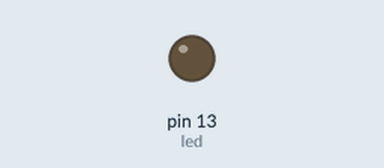
The sketch below on a simulated Arduino Uno, built with avr-gcc and run on an emulated ATmega328P. Parts: output pins drawn as LEDs (lit = HIGH). What the sketch prints to the serial monitor is not drawn.

Above: at 0.2 s.
At 3.5 s:
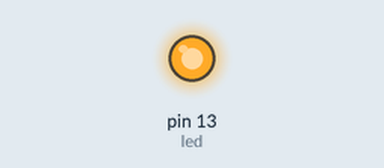
Timing chart, 0 to 6.0 s (numbered marks = the images above):
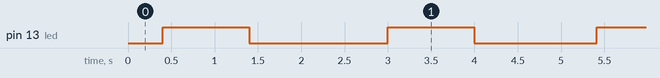

The sketch:

DS2431.ino
```cpp
//BYTE, BIN (двоичный), OCT (восьмиричный), DEC (десятеричный), HEX (шестнадцатеричный)

#include <OneWire.h>

OneWire  ds(6);    // 1-wire on pin 2
byte     addr[8];  // Contains the eeprom unique ID //Этой колонке указан EEPROM уникальный идентификатор
byte     led = 13;
//-------------------------------------------------------------------------

void setup(void)  // запускается только один раз рп истарте

{
  Serial.begin(9600); // ативацию сериал соединения для в/вывода на экран
  pinMode(led, OUTPUT);
}
// ----------------------------------------------------------------------

void loop(void) // функцию повторяющаяся постоянно

{
  byte i;  // инициализация переменно как байты
  byte dat[13];  // инициалтзация массива как байт

  SearchAddress(addr); // функция поиска адреса

  dat[0] = 0x01;
  dat[1] = 0x02;
  dat[2] = 0x03;
  dat[3] = 0x04;
  dat[4] = 0x05;
  dat[5] = 0x06;
  dat[6] = 0x07;
  dat[7] = 0x08;

  //WriteRow(0,dat); // функция записи
  ReadAllMem();    //print all mem content//печатать все сообщения MEMогу// функция чтения

  digitalWrite(led, HIGH);   // set the LED on
  delay(1000);                  // wait for a second
  digitalWrite(led, LOW);    // set the LED off
  delay(1000);                  // wait for a second
}
//-----------------------------------------------------------------------------------------

void SearchAddress(byte* address) //Search for address and confirm it//функция Поиск адреса

{
  int i; // инициализациия переменной как числовое (от -2^15 до -2^14)
  if ( !ds.search(address)) //операттор "если" неДС то
  {
    Serial.print("No device found.\n"); // отправить в серил "нет устройства"
    ds.reset_search(); // перезапуск поиска устройства
    delay(250); //пауза в 0.25 сек
    return; // сброс функции
  }

  Serial.print("ADDR= ");
  for ( i = 0; i < 8; i++)
  {
    Serial.print(address[i], HEX);
    Serial.print(" ");
  }

  if ( OneWire::crc8( address, 7) != address[7])
  {
    Serial.print("CRC is not valid, address is corrupted\n");
    return;
  }

  if ( address[0] != 0x2D)
  {
    Serial.print("Device is not a 1-wire Eeprom.\n");
    return;
  }
  Serial.println();
}
//-------------------------------------------------------------------------------------------

void WriteReadScratchPad(byte TA1, byte TA2, byte* data)//чтение-запись в сверхоперативную память

{
  int i;
  ds.reset();
  ds.select(addr);
  ds.write(0x0F, 1); // Write ScratchPad//Написать свПамять
  ds.write(TA1, 1);
  ds.write(TA2, 1);
  for ( i = 0; i < 8; i++)
    ds.write(data[i], 1);

  ds.reset();
  ds.select(addr);
  ds.write(0xAA);         // Read Scratchpad// чтение свпамяти

  for ( i = 0; i < 13; i++)
    data[i] = ds.read();
}
//---------------------------------------------------------------------------------------------------------------

void CopyScratchPad(byte* data)        //функция копирование из сверхоперативной памяти в основную память

{
  ds.reset(); //перезагрузка соединения
  ds.select(addr); // выбор адреса
  ds.write(0x55, 1); // Copy ScratchPad//копировать из сверхопер памяти в основную
  ds.write(data[0], 1);
  ds.write(data[1], 1); // Send TA1 TA2 and ES for copy authorization//
  ds.write(data[2], 1);
  delay(25); // Waiting for copy completion
  //Serial.print("Copy done!\n");
}

//------------------------------------------------------------------------------------------------------------------

void ReadAllMem() //функция чтения памяти

{
  int i;
  ds.reset();
  ds.select(addr);
  ds.write(0xF0, 1); // Read Memory
  ds.write(0x00, 1); //Read Offset 0000h
  ds.write(0x00, 1);

  for ( i = 0; i < 128; i++) //whole mem is 144 //вся память состоит из 144 байт
  {
    Serial.print(ds.read(), HEX);
    Serial.print(" ");
  }
  Serial.println();
}
//------------------------------------------------------------------------------------------------


void WriteRow(byte row, byte* buffer) {
  int i;
  if (row < 0 || row > 15) //There are 16 row of 8 bytes in the main memory//Существуют 16 строке 8 байт в основной памяти
    return;                //The remaining are for the 64 bits register page//Остальные предназначены для 64 бит Страницы регистрации

  WriteReadScratchPad(row * 8, 0x00, buffer);

  /*  Print result of the ReadScratchPad//Распечатать результат ReadScratchPad
    for ( i = 0; i < 13; i++)
    {
    Serial.print(buffer[i], HEX);
    Serial.print(" ");
    }
  */
  CopyScratchPad(buffer);

}
```

Measured:
- by itself, pin 13 (led): alternates HIGH for 1.0 s and LOW for 1.6 s
- by itself, everything shown: repeats every 5.0 s, in 4 steps
